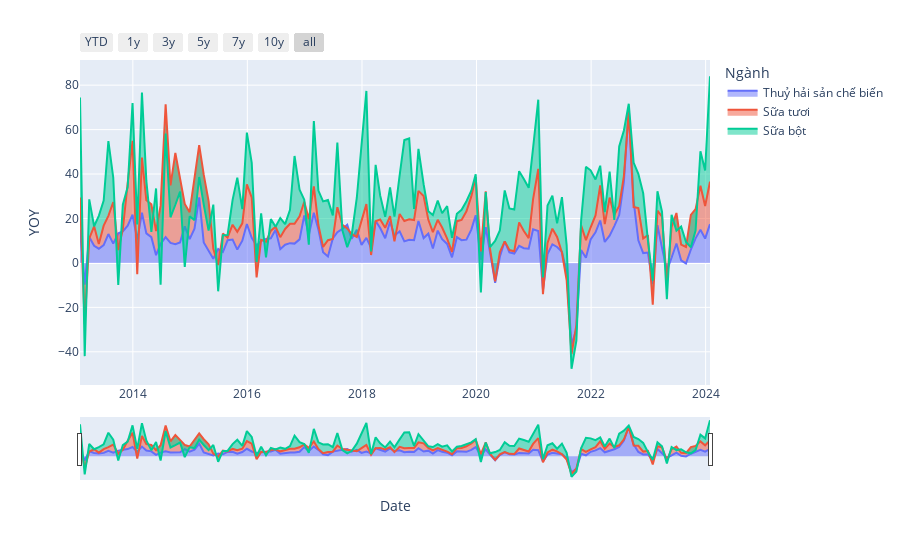

Notebook source saved alongside this figure:
### Code cell
import pandas as pd
import plotly.express as px
import plotly.graph_objects as go

df_show = dfs_spcn[
    (dfs_spcn["Ngành"] == "Thuỷ hải sản chế biến")
    | (dfs_spcn["Ngành"] == "Sữa tươi")
    | (dfs_spcn["Ngành"] == "Sữa bột")
    # | (dfs_spcn["Ngành"] == "Đường kính")
    # | (dfs_spcn["Ngành"] == "Quần áo mặc thường")
    # | (dfs_spcn["Ngành"] == "Phân U rê")
    # | (dfs_spcn["Ngành"] == "Phân hỗn hợp N.P.K")
    # | (dfs_spcn["Ngành"] == "Sắt, thép thô")
    # | (dfs_spcn["Ngành"] == "Thép cán")
    # | (dfs_spcn["Ngành"] == "Thép thanh, thép góc")
    # | (dfs_spcn["Ngành"] == "Điện thoại di động")
    # | (dfs_spcn["Ngành"] == "Linh kiện điện thoại")
]

fig = px.area(df_show, x="Date", y="YOY", color="Ngành")

fig.update_xaxes(
    rangeslider_visible=True,
    rangeselector=dict(
        buttons=[
            dict(count=1, label="YTD", step="year", stepmode="todate"),
            dict(count=1, label="1y", step="year", stepmode="backward"),
            dict(count=3, label="3y", step="year", stepmode="backward"),
            dict(count=5, label="5y", step="year", stepmode="backward"),
            dict(count=7, label="7y", step="year", stepmode="backward"),
            dict(count=10, label="10y", step="year", stepmode="backward"),
            dict(step="all"),
        ]
    ),
)
# fig.update_layout(yaxis_range=[-100,600])

fig.show()

### Figure 1 — Plotly figure (JSON) as saved in the notebook; plotly's stock layout.template omitted (floating-point values rounded to 4 significant figures; data arrays with more than 128 entries replaced by an {"elided": "..."} marker saying what was removed)
{"data": [{"fillpattern": {"shape": ""}, "hovertemplate": "Ngành=Thuỷ hải sản chế biến<br>Date=%{x}<br>YOY=%{y}<extra></extra>", "legendgroup": "Thuỷ hải sản chế biến", "line": {"color": "#636efa"}, "marker": {"symbol": "circle"}, "mode": "lines", "name": "Thuỷ hải sản chế biến", "orientation": "v", "showlegend": true, "stackgroup": "1", "type": "scatter", "x": {"elided": "133 str values"}, "xaxis": "x", "y": {"elided": "133 float values"}, "yaxis": "y"}, {"fillpattern": {"shape": ""}, "hovertemplate": "Ngành=Sữa tươi<br>Date=%{x}<br>YOY=%{y}<extra></extra>", "legendgroup": "Sữa tươi", "line": {"color": "#EF553B"}, "marker": {"symbol": "circle"}, "mode": "lines", "name": "Sữa tươi", "orientation": "v", "showlegend": true, "stackgroup": "1", "type": "scatter", "x": {"elided": "133 str values"}, "xaxis": "x", "y": {"elided": "133 float values"}, "yaxis": "y"}, {"fillpattern": {"shape": ""}, "hovertemplate": "Ngành=Sữa bột<br>Date=%{x}<br>YOY=%{y}<extra></extra>", "legendgroup": "Sữa bột", "line": {"color": "#00cc96"}, "marker": {"symbol": "circle"}, "mode": "lines", "name": "Sữa bột", "orientation": "v", "showlegend": true, "stackgroup": "1", "type": "scatter", "x": {"elided": "133 str values"}, "xaxis": "x", "y": {"elided": "133 float values"}, "yaxis": "y"}], "layout": {"legend": {"title": {"text": "Ngành"}, "tracegroupgap": 0}, "margin": {"t": 60}, "xaxis": {"anchor": "y", "domain": [0, 1], "rangeselector": {"buttons": [{"count": 1, "label": "YTD", "step": "year", "stepmode": "todate"}, {"count": 1, "label": "1y", "step": "year", "stepmode": "backward"}, {"count": 3, "label": "3y", "step": "year", "stepmode": "backward"}, {"count": 5, "label": "5y", "step": "year", "stepmode": "backward"}, {"count": 7, "label": "7y", "step": "year", "stepmode": "backward"}, {"count": 10, "label": "10y", "step": "year", "stepmode": "backward"}, {"step": "all"}]}, "rangeslider": {"visible": true}, "title": {"text": "Date"}}, "yaxis": {"anchor": "x", "domain": [0, 1], "title": {"text": "YOY"}}}}
